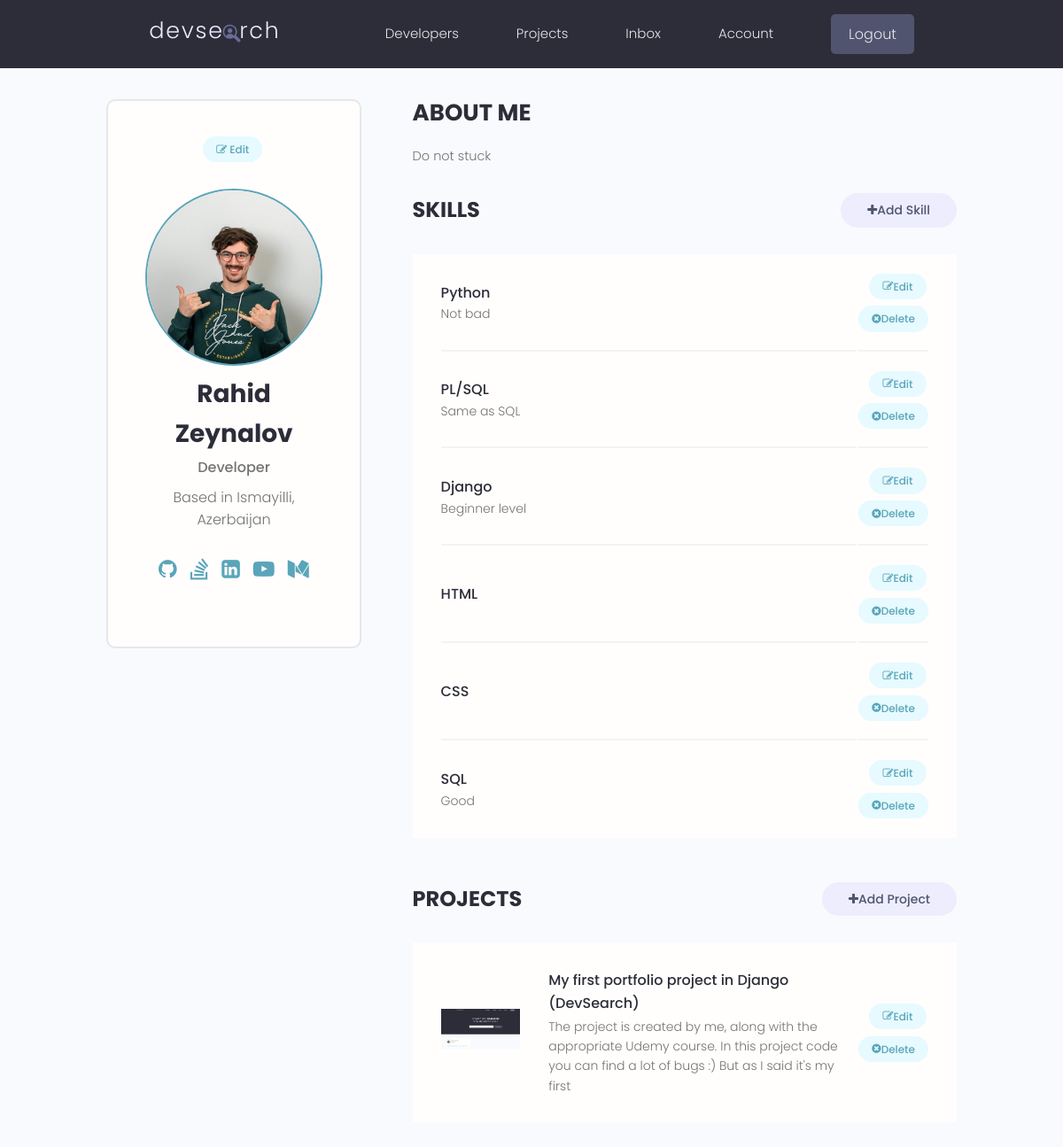
The app's page /account/ (signed in) with its own data.
### users/models.py (models this page shows, shortened)
class Profile(models.Model):
    user = models.OneToOneField(User, on_delete=models.CASCADE, null=True, blank=True)
    name = models.CharField(max_length=150, null=True, blank=True)
    email = models.EmailField(max_length=150, null=True, blank=True)
    username = models.CharField(max_length=150, null=True, blank=True)
    location = models.CharField(max_length=150, null=True, blank=True)
    short_intro = models.CharField(max_length=200, null=True, blank=True)
    bio = models.TextField(null=True, blank=True)
    profile_image = models.ImageField(null=True, blank=True, upload_to='profiles/', default="profiles/users-default.png")
    social_github = models.CharField(max_length=150, null=True, blank=True)
    social_stackoverflow = models.CharField(max_length=150, null=True, blank=True)
    social_linkedin = models.CharField(max_length=150, null=True, blank=True)
    social_youtube = models.CharField(max_length=150, null=True, blank=True)
    social_medium = models.CharField(max_length=150, null=True, blank=True)
    created = models.DateTimeField(auto_now_add=True, null=True, blank=True)
    id = models.UUIDField(default=uuid.uuid4, unique=True, primary_key=True, editable=False)
    class Meta:
        ordering =['created']
    @property
    def profileImageURL(self):
        try:
            url = self.profile_image.url
        except:
            url = ''
        return url

class Skill(models.Model):
    owner = models.ForeignKey(Profile, on_delete=models.CASCADE, null=True, blank=True)
    name = models.CharField(max_length=150, null=True, blank=True)
    description = models.TextField(null=True, blank=True)
    created = models.DateTimeField(auto_now_add=True, null=True, blank=True)
    id = models.UUIDField(default=uuid.uuid4, unique=True, primary_key=True, editable=False)

### projects/models.py (models this page shows, shortened)
class Project(models.Model):
    owner = models.ForeignKey(Profile, null=True, blank=True, on_delete=models.CASCADE)
    title = models.CharField(max_length=200)
    description = models.TextField(null=True, blank=True)
    featured_image = models.ImageField(null=True, blank=True, default='default.jpg')
    demo_link = models.CharField(max_length=2000, null=True, blank=True)
    source_link = models.CharField(max_length=2000, null=True, blank=True)
    tags = models.ManyToManyField(Tag, blank=True)
    vote_total = models.IntegerField(default=0, null=True, blank=True)
    vote_ratio = models.IntegerField(default=0, null=True, blank=True)
    created = models.DateTimeField(auto_now_add=True, null=True, blank=True)
    id = models.UUIDField(default=uuid.uuid4, unique=True, primary_key=True, editable=False)
    class Meta:
        ordering = ['created']
    @property
    def imageURL(self):
        try:
            url = self.featured_image.url
        except:
            url = ''
        return url

### users/views.py (the view)
# urls.py: path('account/', views.userAccount, name="account"),
@login_required(login_url='login')
def userAccount(request):
    profile = request.user.profile
    skills = profile.skill_set.all()
    projects = profile.project_set.all()
    context = {'profile':profile, 'skills':skills, 'projects':projects}
    return render(request, 'users/account.html', context)

### users/templates/users/account.html (shortened to what this page needs)
{% extends 'main.html' %}
{% block content %}
  <main class="settingsPage profile my-md">
    <div class="container">
      <div class="layout">
        <div class="column column--1of3">
          <div class="card text-center">
            <div class="card__body dev">
              <a class="tag tag--pill tag--main settings__btn" href="{% url 'edit-account' %}"><i class="fa fa-edit"></i> Edit</a>
              <img class="avatar avatar--xl dev__avatar" src="{{profile.profileImageURL}}" />
              <h2 class="dev__name">{{profile.name}}</h2>
              <p class="dev__title">{{profile.short_intro}}</p>
              <p class="dev__location">Based in {{profile.location}}</p>
              <ul class="dev__social">
                {% if profile.social_github %}
                <li>
                    <a title="Github" href="{{profile.social_github}}" target="_blank"><i class="fa fa-github" style="font-size:24px"></i></a>
                </li>
                {% endif %}
                {% if profile.social_stackoverflow %}
                <li>
                    <a title="Stackoverflow" href="{{profile.social_stackoverflow}}" target="_blank"><i class="fa fa-stack-overflow" style="font-size:24px"></i></a>
                </li>
                {% endif %}
                {% if profile.social_linkedin %}
                <li>
                    <a title="LinkedIn" href="{{profile.social_linkedin}}" target="_blank"><i class="fa fa-linkedin-square" style="font-size:24px"></i></a>
                </li>
                {% endif %}
                {% if profile.social_youtube %}
                <li>
                    <a title="Youtube" href="{{profile.social_youtube}}" target="_blank"><i class="fa fa-youtube-play" style="font-size:24px"></i></a>
                </li>
                {% endif %}
                {% if profile.social_medium %}
                <li>
                    <a title="Medium" href="{{profile.social_medium}}" target="_blank"><i class="fa fa-medium" style="font-size:24px"></i></a>
                </li>
                {% endif %}
            </ul>
            </div>
          </div>
        </div>
        <div class="column column--2of3">
          <div class="devInfo">
            <h3 class="devInfo__title">About Me</h3>
            <p class="devInfo__about">
              {{profile.bio}}
            </p>
          </div>
          <div class="settings">
            <h3 class="settings__title">Skills</h3>
            <a class="tag tag--pill tag--sub settings__btn tag--lg" href="{% url 'create-skill' %}"><i class="fa fa-plus"></i> Add Skill</a>
          </div>
          <table class="settings__table">
            {% for skill in skills %}
            <tr>
              <td class="settings__tableInfo">
                <h4>{{skill.name}}</h4>
                <p>
                  {{skill.description}}
                </p>
              </td>
              <td class="settings__tableActions">
                <a class="tag tag--pill tag--main settings__btn" href="{% url 'update-skill' skill.id %}"><i class="fa fa-edit"></i> Edit</a>
                <a class="tag tag--pill tag--main settings__btn" href="{% url 'delete-skill' skill.id %}?next=/account"><i class="fa fa-times-circle"></i>Delete</a>
              </td>
            </tr>
            {% endfor %}
          </table>
          <div class="settings">
            <h3 class="settings__title">Projects</h3>
            <a class="tag tag--pill tag--sub settings__btn tag--lg" href="{% url 'create-project' %}"><i class="fa fa-plus"></i> Add Project</a>
          </div>
          <table class="settings__table">
            {% for project in projects %}
            <tr>
              <td class="settings__thumbnail">
                <a href="{% url 'project' project.id %}"><img src="{{project.imageURL}}" alt="Project Thumbnail" /></a>
              </td>
              <td class="settings__tableInfo">
                <a href="{% url 'project' project.id %}">{{project.title}}</a>
                <p>
                  {{project.description|slice:"150"}}
                </p>
              </td>
              <td class="settings__tableActions">
                <a class="tag tag--pill tag--main settings__btn" href="{% url 'update-project' project.id %}"><i class="fa fa-edit"></i> Edit</a>
                <a class="tag tag--pill tag--main settings__btn" href="{% url 'delete-project' project.id %}?next=/account"><i class="fa fa-times-circle"></i>Delete</a>
              </td>
            </tr>
            {% endfor %}
          </table>
        </div>
      </div>
    </div>
  </main>
  {% endblock content %}

### static/styles/app.css (style rules this page uses)
:root { --color-sub: #2d2d39; }
.card { border: 2px solid var(--color-light); }
img { width: 100%; }
.profile .card > .dev { padding: 4rem; }
.dev__avatar { display: block; margin: auto; }
.dev__name { color: var(--color-sub); font-size: 2.8rem; font-weight: 700; margin-top: 1rem; margin-bottom: 0.5rem; }
.dev__title { font-size: 1.6rem; font-weight: 500; line-height: 1.3; }
.dev__location { margin-top: 1rem; }
.dev__social { margin: 3rem 0; list-style: none; display: flex; justify-content: center; gap: 1.5rem; }
.devInfo { margin-bottom: 3rem; }
.devInfo__title, .devInfo__subtitle { font-size: 2.6rem; color: var(--color-sub); text-transform: uppercase; font-weight: 700; margin-bottom: 1.5rem; }
.devInfo__about, .devSkill__info { font-size: 1.45rem; line-height: 1.7; text-align: justify; }
.settingsPage .dev > .settings__btn { display: inline-block; margin-bottom: 3rem; }
.settings { display: flex; justify-content: space-between; align-items: center; }
.settings__title { font-size: 2.4rem; text-transform: uppercase; font-weight: 700; color: var(--color-sub); }
.settings__table { margin-top: 3rem; margin-bottom: 5rem; padding: 0 3rem; background: var(--color-white); }
.settings__table tr { width: 100%; }
.settings__table tr > td { padding: 2rem 0; }
.settings__table tr:not(:last-child) td { border-bottom: 2px solid var(--color-white-light); }
.settings__thumbnail { width: 23%; min-width: 10rem; }
.settings__thumbnail img { padding-right: 3rem; height: 15rem; object-fit: contain; }
.settings__tableInfo { width: 100%; }
.settings__tableInfo h4, .settings__tableInfo a { padding-right: 1rem; width: auto; font-size: 1.6rem; font-weight: 500; color: var(--color-sub); }
.settings__tableInfo p { font-size: 1.4rem; }
.settings__tableActions { text-align: right; }

### static/uikit/styles/modules/_variables.css (style rules this page uses)
:root { --color-main: #5aa5b9; --color-main-light: #e6faff; --color-sub: #3f4156; --color-sub-light: #51546e; --color-sub-lighter: #ededfd; --color-text: #737373; --color-gray: #8b8b8b; --color-light: #e5e7eb; --color-light-gray: #767676; --color-bg: #f8fafd; --color-white: #fffefd; --color-white-light: #f3f3f3; --color-success: #359e64; --color-success-bg: #def8e8; --color-error: #fc4b0b; --color-error-bg: #fff2ee; --font-base: 'Poppins', arial, helvetica, 'Segoe UI', roboto, ubuntu, sans-serif; --font-monospace: 'Fira Code', 'Courier New', courier, monospace; --font-regular: 300; --font-medium: 500; --font-bold: 700; --generic-shadow: 1px 1px 5px #00000010; --generic-transition: all 0.3s ease-in-out; }

### static/uikit/styles/modules/_base.css (style rules this page uses)
* { margin: 0; padding: 0; box-sizing: border-box; text-rendering: optimizeLegibility; color: inherit; font-size: inherit; }
html { font-size: 50%; }
@media only screen and (min-width: 480px) { html { font-size: 56.25%; } }
@media only screen and (min-width: 1200px) { html { font-size: 62.5%; } }
body { line-height: 1.6; font-weight: 400; font-size: 1.5rem; color: var(--color-text); background-color: var(--color-bg); min-height: 100vh; }

### static/uikit/styles/modules/_typography.css (style rules this page uses)
* { font-family: var(--font-base); }
h2 { font-size: 3.6rem; font-weight: var(--font-bold); }
h3 { font-size: 3.2rem; font-weight: var(--font-medium); }
h4 { font-size: 2.8rem; font-weight: var(--font-medium); }
p, span, strong { font-size: 1.6rem; color: var(--color-text); font-weight: var(--font-regular); }
a { padding-bottom: 2px; text-decoration: none; display: inline-block; color: var(--color-main); font-weight: var(--font-medium); }

### static/uikit/styles/modules/_utilities.css (style rules this page uses)
.container { width: 92%; max-width: 165rem; margin: 0 auto; box-sizing: border-box; }
@media screen and (min-width: 1000px) { .container { width: 90%; } }
@media screen and (min-width: 1200px) { .container { width: 80%; } }
.text-center { text-align: center; }
.my-md { margin: 3rem auto; }

### static/uikit/styles/modules/_avatar.css (style rules this page uses)
.avatar { border-radius: 50%; border: 2px solid var(--color-main); object-fit: cover; }
.avatar--xl { height: 20rem; width: 20rem; }

### static/uikit/styles/modules/_card.css (style rules this page uses)
.card { border-radius: 1rem; background-color: var(--color-white); border: 1.5px solid var(--color-light); width: auto; height: auto; margin-top: 0.5rem; margin-bottom: 0.5rem; overflow: hidden; }
.card__body, .card__header { padding: 2rem 2.5rem; }

### static/uikit/styles/modules/_layout.css (style rules this page uses)
.layout { display: flex; flex-flow: row wrap; justify-content: space-between; }
.layout > .column { margin-bottom: 3rem; }
.layout > .column.column--1of3 { flex-basis: 30%; }
.layout > .column.column--2of3 { flex-basis: 64%; }

### records on screen
Profile: profileImageURL (picture), name "Rahid Zeynalov", short_intro "Developer", location "Ismayilli, Azerbaijan", bio "Do not stuck"
Skill: name "Python", description "Not bad"
Skill: name "PL/SQL", description "Same as SQL"
Skill: name "Django", description "Beginner level"
Skill: name "HTML"
Skill: name "CSS"
Skill: name "SQL", description "Good"
Project: imageURL (picture), title "My first portfolio project in Django (DevSearch)", description "The project is created by me, along with the appropriate Udemy course. In this project code you can find a lot of bugs :) But as I said it's my first"
